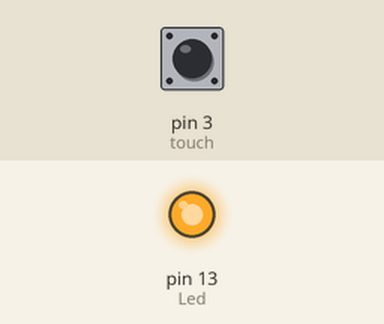
This sketch was run on a simulated Arduino Uno, built with avr-gcc and run on an emulated ATmega328P. On the bench: output pins drawn as LEDs (lit = HIGH). Inputs (shaded band) come from the test bench; at power-on: pin 3 (touch) LOW. What the sketch prints to the serial monitor is not drawn.

Above: at 0.1 s.
Timing chart, 0 to 1.6 s (numbered marks = the images above):
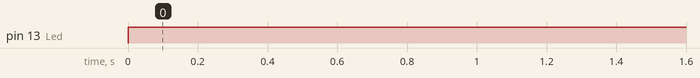

Measured:
- by itself, pin 13 (Led): LOW → HIGH at 0.00 s

The sketch:

TouchSensor.ino
```cpp
#define Led 13
#define touch 3
int val;

void setup() {
  pinMode(Led, OUTPUT);  // 터치센서 값을 출력
  pinMode(touch, INPUT); // 터치 센서 값을 받아 들임
  Serial.begin(9600); // 9600시리얼 포트 실행

}

void loop() {
  val = digitalRead(touch);//터치센서 값을 val 변수에 대입
  Serial.println(val);

  if(val = HIGH){ // 터치센서에서 읽어들인 값이 있다면
    digitalWrite(Led, HIGH);
  }else{
    digitalWrite(Led, LOW);
  }
}
```
